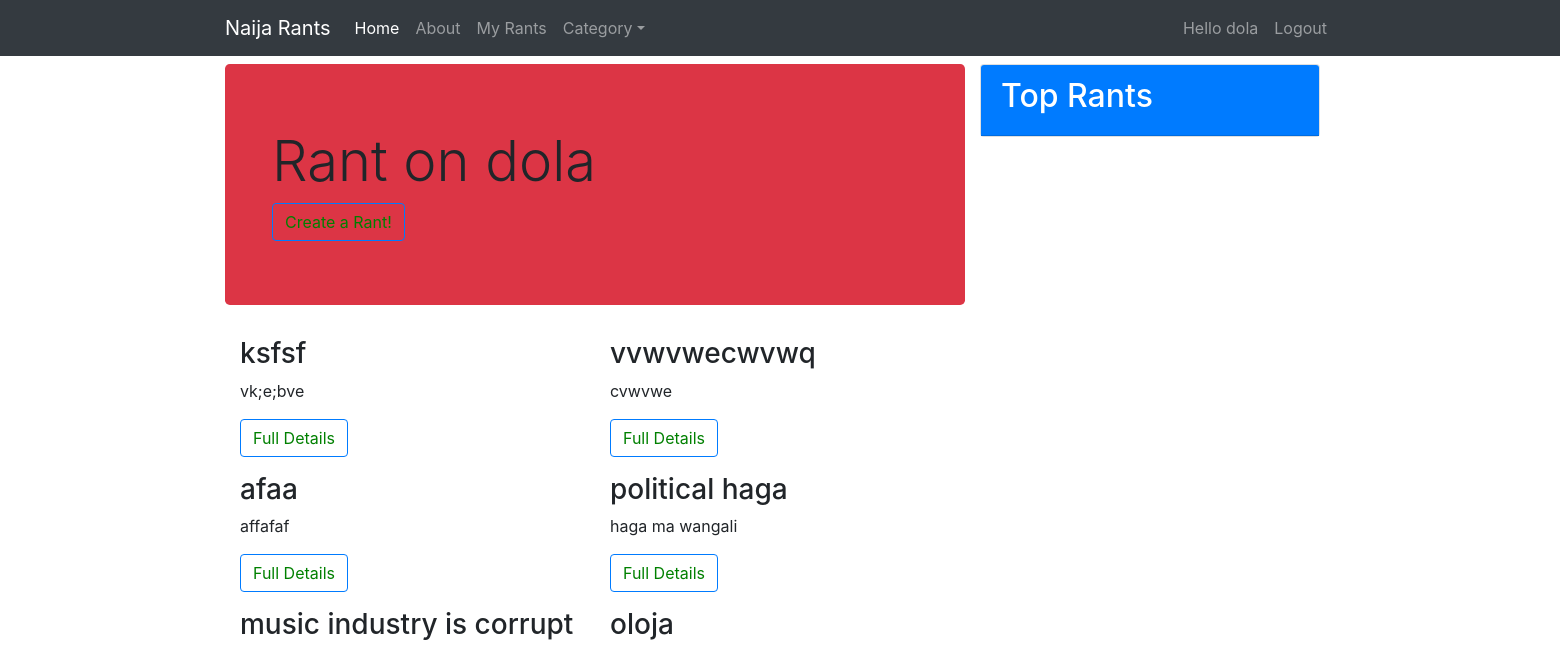
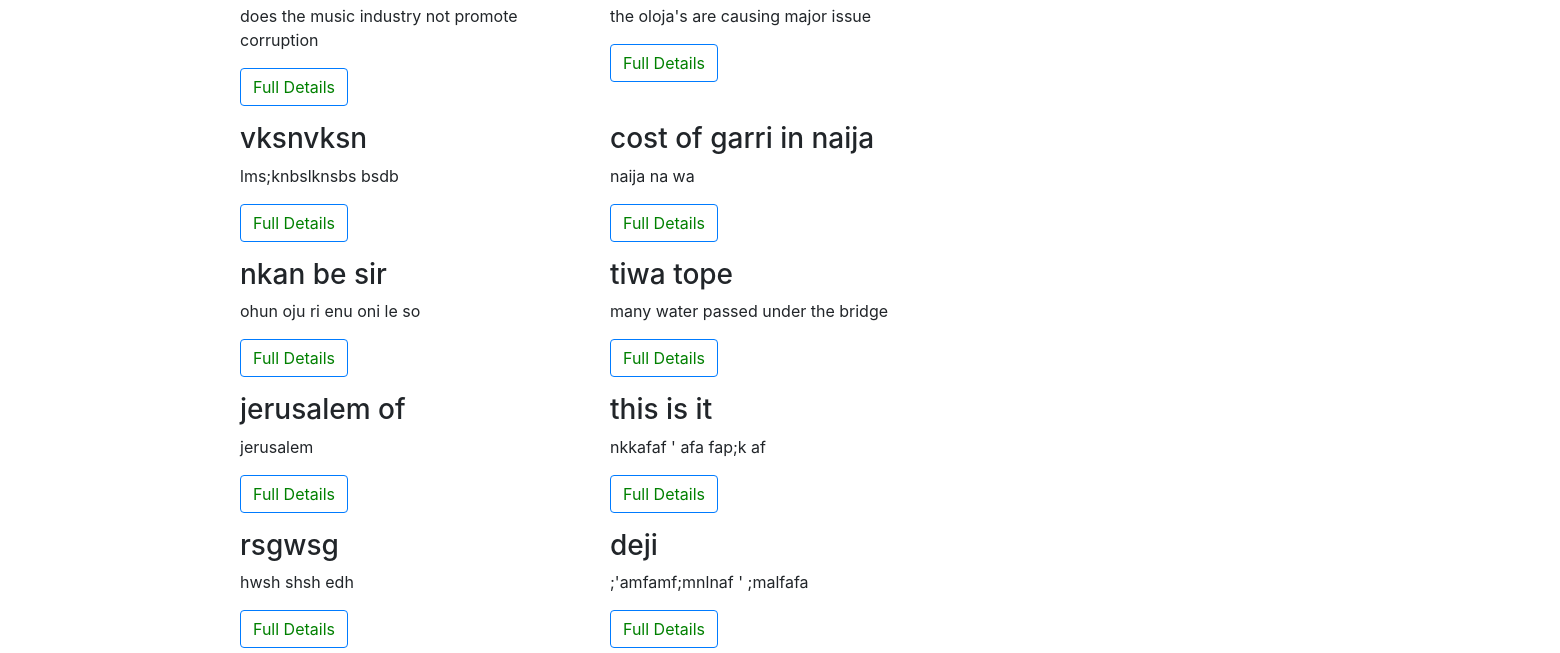
The app's page /account/home (signed in, upper part), older data (2 pictures, top to bottom).
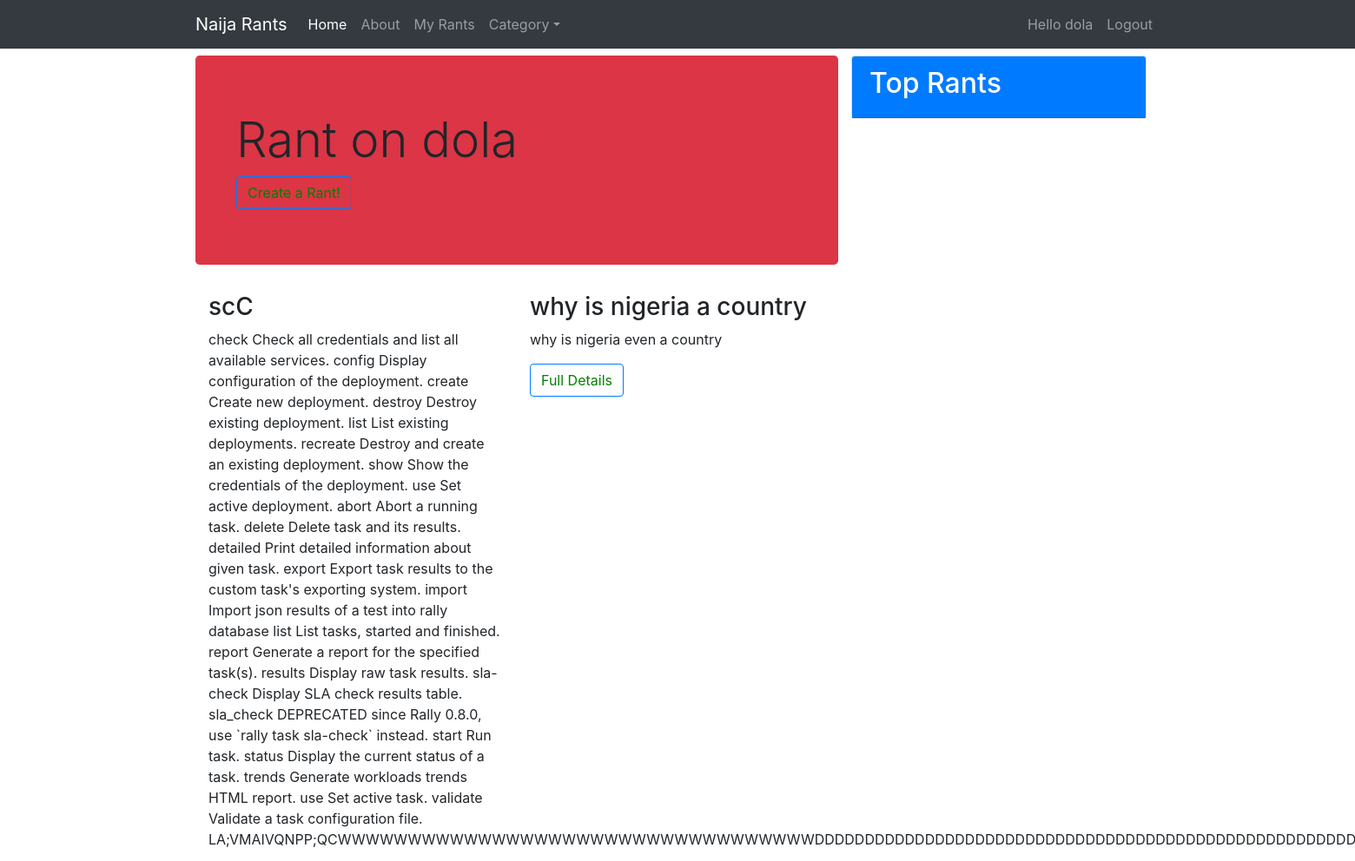
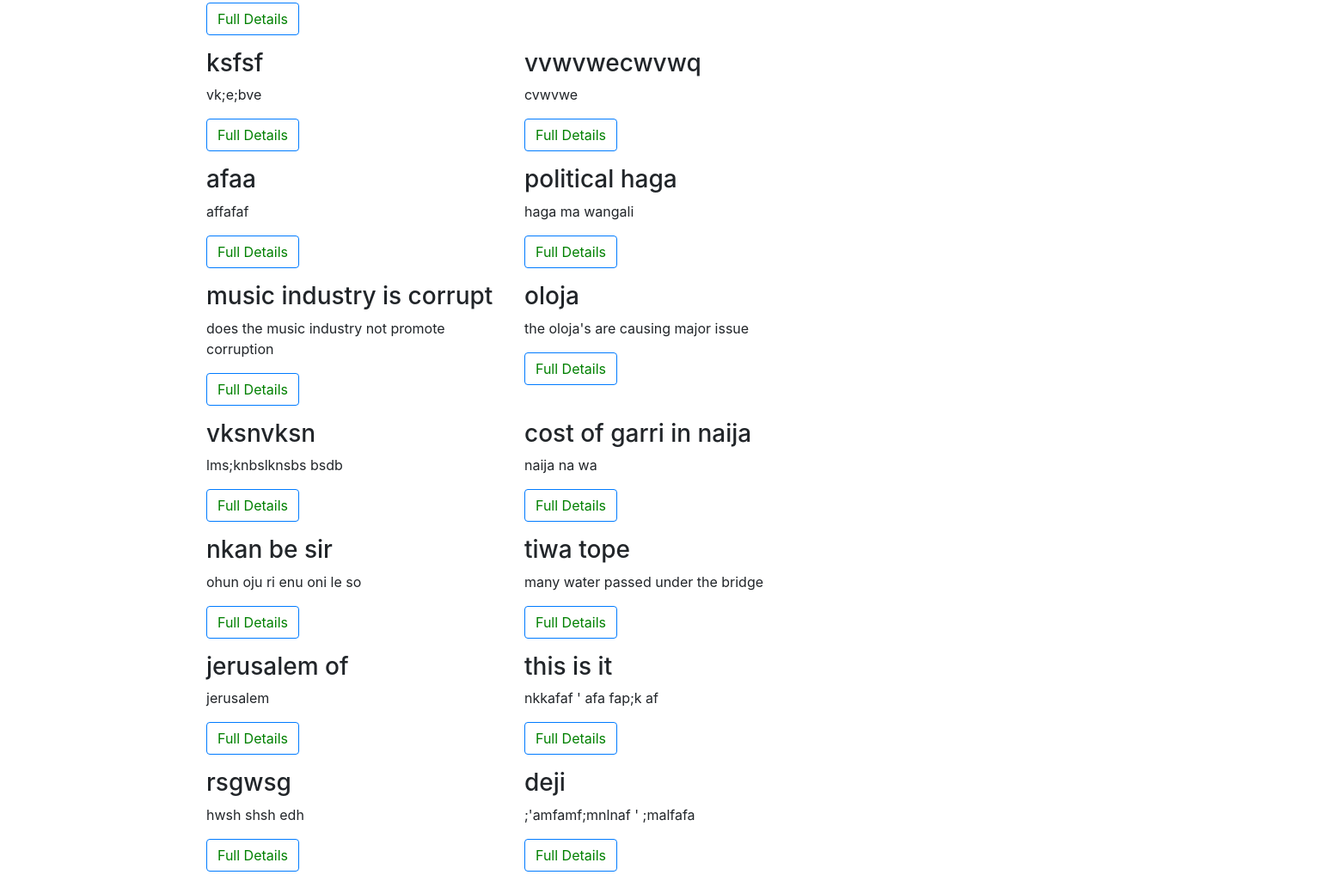
The same page, newer data (2 pictures, top to bottom).
### rants/models.py (models this page shows, shortened)
class Rant(models.Model):
    title = models.CharField(max_length=100)
    body = models.TextField()
    time_created = models.DateTimeField(auto_now=True)
    author = models.ForeignKey(User , null=True, blank=True)
    category = models.CharField(max_length=1, choices=CATIGORIES, default='Everyday Living')
    objects = RantQuerySet.as_manager()
    updated = models.DateTimeField(auto_now_add=True)
    class Meta:
        ordering = ['-time_created']

### accounts/views.py (the view)
# urls.py: url(r'home$', accounts_user_home, name='accounts_user_home'),
@login_required
def accounts_user_home(request):
    rants = Rant.objects.all()
    context = {'rants': rants }
    return render(request, 'accounts/user_home.html' , context )

### templates/accounts/user_home.html (shortened to what this page needs)
{% extends "base.html" %}
{% block index_content %}
        <div class="row">
        <div class="col-xs-12 col-md-8">
        <div class="row">
          <div class="jumbotron bg-danger" style="width: 100%">
            <div class="container">
              <h3 class="display-4">Rant on {{ user }}</h3>
              <a href="{% url 'rants_new_rant' %}" class="btn btn-primary">Create a Rant! </a>
            </div>
          </div>
          {% for rant in rants  %}
            <div class="col-md-6">
                <h3>{{rant.title}} </h3>
                <p>{{ rant.body }}</p>
                <p>
                  <a href="{% url 'rant_detail' rant_title=rant.title %}" class="btn btn-primary">Full Details</a>
                </p>
           </div>
          {% endfor %}
          </div>
        </div>
        <div class="col-md-4">
          <div class="card" >
            <div class="card-header  text-white bg-primary">
              <h2>Top Rants</h2>
            </div>
          </div>
        </div>
      </div>
{% endblock index_content %}

### templates/base.html (shortened to what this page needs)
{% load staticfiles %}
<!doctype html>
<html lang="en">
  <head>
    <link rel="stylesheet" href="https://maxcdn.bootstrapcdn.com/bootstrap/4.0.0-beta.2/css/bootstrap.min.css">
    <link rel=stylesheet href="{% static 'css/style.css' %}" />
  </head>
  <body>
    <nav class="navbar navbar-expand-md navbar-dark fixed-top bg-dark">
      <div class="container">
      <a class="navbar-brand" href="{% url 'index' %}">Naija Rants</a>
      <div class="collapse navbar-collapse" id="navbarsExampleDefault">
        <ul class="navbar-nav mr-auto mb-0">
          <li class="nav-item active">
            <a class="nav-link" href={% if user.is_authenticated %} "{% url 'accounts_user_home' %}"
             {% else %} "{% url 'index' %}" {% endif %} >Home
             <span class="sr-only">(current)</span></a>
          </li>
          <li class="nav-item">
            <a class="nav-link" href="{% url 'about_page' %}">About</a>
          </li>
          {% if user.is_authenticated %}
          <li class="nav-item">
            <a class="nav-link" href="#">My Rants</a>
          </li>
          {% endif %}
          <li class="nav-item dropdown">
            <a class="nav-link dropdown-toggle" href="#" id="dropdown01" data-toggle="dropdown" aria-haspopup="true" aria-expanded="false">Category</a>
          </li>
          </ul>
          <ul class="nav navbar-nav  ml-auto mb-0">
          {% if user.is_authenticated %}
          <li class="nav-item">
            <a class="nav-link" href="#">Hello {{ user }}</a>
          </li>
          <li class="nav-item">
            <a class="nav-link" href="{% url 'accounts_logout' %}">Logout</a>
          </li>
          {% else %}
          <li class="nav-item">
            <a class="nav-link" href="{% url 'accounts_login' %}">Login</a>
          </li>
          {% endif %}
        </ul>
        </div>
      </div>
    </nav>
    <main role="main">
      <div class="container pt-5">
        <div class="container-fluid pt-3">
        {% block index_content %}
        {% endblock index_content %}
      </div>
      </div>
    </main>
  </body>
</html>

### static/css/style.css (style rules this page uses)
a:link { color: green; background-color: transparent; text-decoration: none; }

Row changes from the older to the newer data that the page shows:
added Rant: title "scC", body "check Check all credentials and list all available services. config Display configuration of the deployment. create Create new deployment. destroy Destroy existing deployment. list List existing deployments. recreate Destroy and create an existing deployment. show Show the credentials of the deployment. use Set active deployment. abort Abort a running task. delete Delete task and its results. detailed Print detailed information about given task. export Export task results to the custom task's exporting system. import Import json results of a test into rally database list List tasks, started and finished. report Generate a report for the specified task(s). results Display raw task results.…"
added Rant: title "why is nigeria a country", body "why is nigeria even a country"
